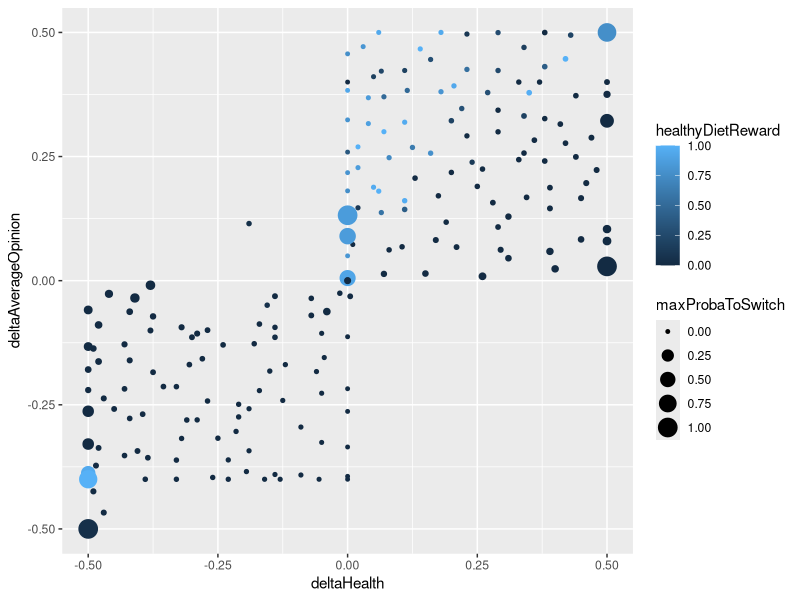
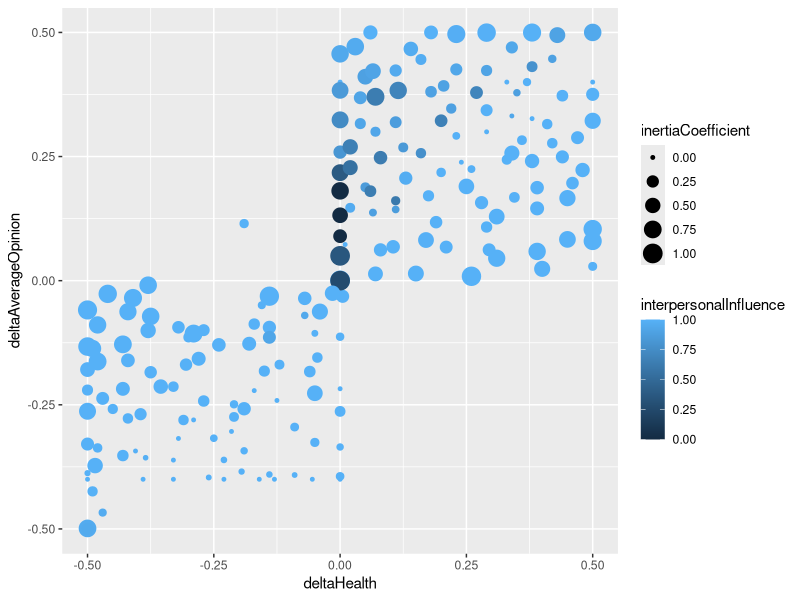

Write R code to recreate these figures, in order.
require("ggplot2")
setwd("~/Downloads")
df = read.csv("population48013.csv")
#df
#colnames(df)

p = ggplot(data = df, aes(x = deltaHealth, y = deltaAverageOpinion))
dim(df)

df = df[which(df$evolution.samples > 5),]
summary(df)
dim(df)
p + geom_point(aes(color = healthyDietReward, cex = maxProbaToSwitch))
p + geom_point(aes(color = interpersonalInfluence, cex = inertiaCoefficient))
#p + geom_point(aes(color = healthyDietReward, cex = maxProbaToSwitch))
#p + geom_point(aes(color = interpersonalInfluence, cex = inertiaCoefficient))


m1 = lm(deltaHealth ~ healthyDietReward + maxProbaToSwitch + interpersonalInfluence + 
          inertiaCoefficient, data = df) 
summary(m1)
m2 = lm(deltaAverageOpinion ~ healthyDietReward + maxProbaToSwitch + interpersonalInfluence + 
          inertiaCoefficient, data = df) 
summary(m2)
m3 = lm(deltaMSEOpinion ~ healthyDietReward + maxProbaToSwitch + interpersonalInfluence + 
          inertiaCoefficient, data = df) 
summary(m3)


df[which(df$deltaHealth < -0.45), ]

summary(m1)
